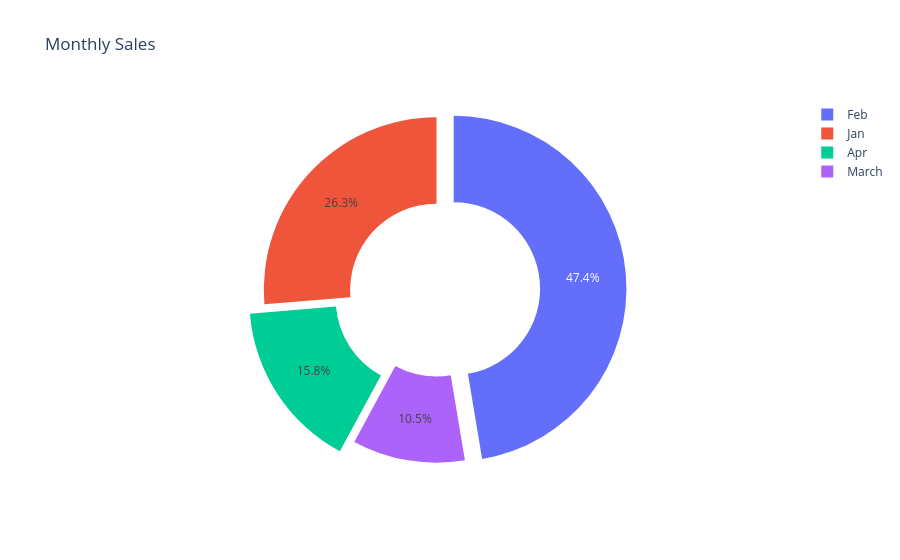

Notebook source saved alongside this figure:
### Code cell
import plotly.express as pt
data = {'months': ["Jan", "Feb", "March", "Apr"],
        'sales': [5000, 9000, 2000, 3000]} 

graph = pt.pie(data, names='months', values='sales',title="Monthly Sales" ,hole =0.5 )
graph.update_traces(pull=[0, 0.1, 0, 0.1])
graph.show()

### Figure 1 — Plotly figure (JSON) as saved in the notebook; plotly's stock layout.template omitted (floating-point values rounded to 4 significant figures)
{"data": [{"domain": {"x": [0, 1], "y": [0, 1]}, "hole": 0.5, "hovertemplate": "months=%{label}<br>sales=%{value}<extra></extra>", "labels": ["Jan", "Feb", "March", "Apr"], "legendgroup": "", "name": "", "pull": [0, 0.1, 0, 0.1], "showlegend": true, "type": "pie", "values": [5000, 9000, 2000, 3000]}], "layout": {"autosize": true, "legend": {"tracegroupgap": 0}, "title": {"text": "Monthly Sales"}}}
